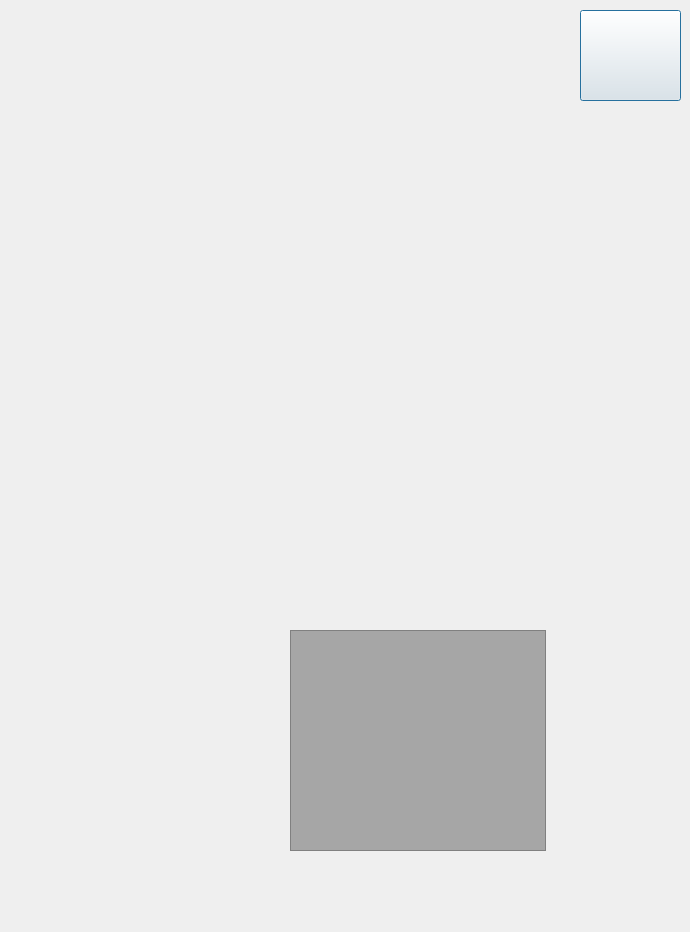
<?xml version="1.0" encoding="UTF-8"?>
<ui version="4.0">
 <class>balance</class>
 <widget class="QDialog" name="balance">
  <property name="geometry">
   <rect>
    <x>0</x>
    <y>0</y>
    <width>690</width>
    <height>932</height>
   </rect>
  </property>
  <property name="windowTitle">
   <string>Dialog</string>
  </property>
  <widget class="QLabel" name="label">
   <property name="geometry">
    <rect>
     <x>-5</x>
     <y>0</y>
     <width>741</width>
     <height>166</height>
    </rect>
   </property>
   <property name="text">
    <string/>
   </property>
   <property name="pixmap">
    <pixmap resource="resources.qrc">:/resources/img/firbal (2).png</pixmap>
   </property>
  </widget>
  <widget class="QLabel" name="label_2">
   <property name="geometry">
    <rect>
     <x>-10</x>
     <y>330</y>
     <width>731</width>
     <height>622</height>
    </rect>
   </property>
   <property name="text">
    <string/>
   </property>
   <property name="pixmap">
    <pixmap resource="resources.qrc">:/resources/img/firbal (1).png</pixmap>
   </property>
  </widget>
  <widget class="QLabel" name="label_3">
   <property name="geometry">
    <rect>
     <x>-20</x>
     <y>30</y>
     <width>749</width>
     <height>411</height>
    </rect>
   </property>
   <property name="text">
    <string/>
   </property>
   <property name="pixmap">
    <pixmap resource="resources.qrc">:/resources/img/cardupd 1 (1).png</pixmap>
   </property>
  </widget>
  <widget class="QLabel" name="label_4">
   <property name="geometry">
    <rect>
     <x>80</x>
     <y>470</y>
     <width>531</width>
     <height>451</height>
    </rect>
   </property>
   <property name="text">
    <string/>
   </property>
   <property name="pixmap">
    <pixmap resource="resources.qrc">:/resources/img/Group 13.png</pixmap>
   </property>
  </widget>
  <widget class="QPushButton" name="pushButton">
   <property name="geometry">
    <rect>
     <x>580</x>
     <y>10</y>
     <width>101</width>
     <height>91</height>
    </rect>
   </property>
   <property name="styleSheet">
    <string notr="true">border-image: url(:/resources/img/Group 10.png);</string>
   </property>
   <property name="text">
    <string/>
   </property>
  </widget>
  <widget class="QLabel" name="label_5">
   <property name="geometry">
    <rect>
     <x>310</x>
     <y>520</y>
     <width>221</width>
     <height>61</height>
    </rect>
   </property>
   <property name="font">
    <font>
     <family>Corbel</family>
     <pointsize>22</pointsize>
    </font>
   </property>
   <property name="text">
    <string/>
   </property>
  </widget>
  <widget class="QListView" name="listView">
   <property name="geometry">
    <rect>
     <x>290</x>
     <y>630</y>
     <width>256</width>
     <height>221</height>
    </rect>
   </property>
   <property name="font">
    <font>
     <family>Corbel</family>
     <pointsize>24</pointsize>
    </font>
   </property>
   <property name="styleSheet">
    <string notr="true">background-color: rgb(166, 166, 166);</string>
   </property>
   <property name="frameShadow">
    <enum>QFrame::Raised</enum>
   </property>
   <property name="lineWidth">
    <number>1</number>
   </property>
   <property name="autoScroll">
    <bool>true</bool>
   </property>
   <property name="tabKeyNavigation">
    <bool>false</bool>
   </property>
   <property name="alternatingRowColors">
    <bool>false</bool>
   </property>
  </widget>
 </widget>
 <resources>
  <include location="resources.qrc"/>
 </resources>
 <connections/>
</ui>
